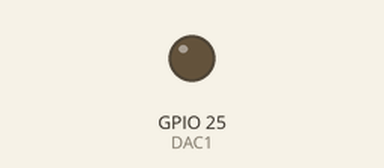
Recording of a sketch running on a simulated ESP32. Parts: output pins drawn as LEDs (lit = HIGH).

Above: at 0.05 s.
At 0.5 s:
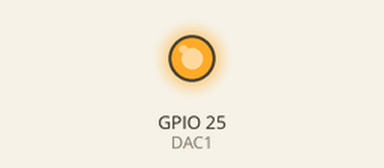
Timing chart, 0 to 3.0 s (numbered marks = the images above):
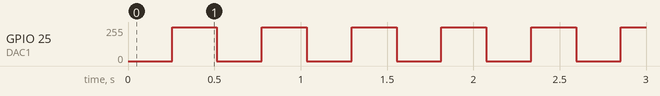

The sketch:

sinWav.ino
```cpp
#define DAC1 25

void setup() {
  Serial.begin(115200);
}

void loop() { // Generate a Sine wave
  //int Value = 255; //255= 3.3V 128=1.65V
  //dacWrite(DAC1, Value);
  //delay(1000);
  for (int Value = 0 ; Value <= 255; Value += 5) {
    dacWrite(DAC1, Value);
    delay(5);
  }
  for (int Value = 255 ; Value >= 0; Value -= 5) {
    dacWrite(DAC1, Value);
    delay(5);
  }
}
```

Measured:
- by itself, GPIO 25 (DAC1): repeats every 0.52 s: 0/255 0.26 s, 255/255 0.26 s
